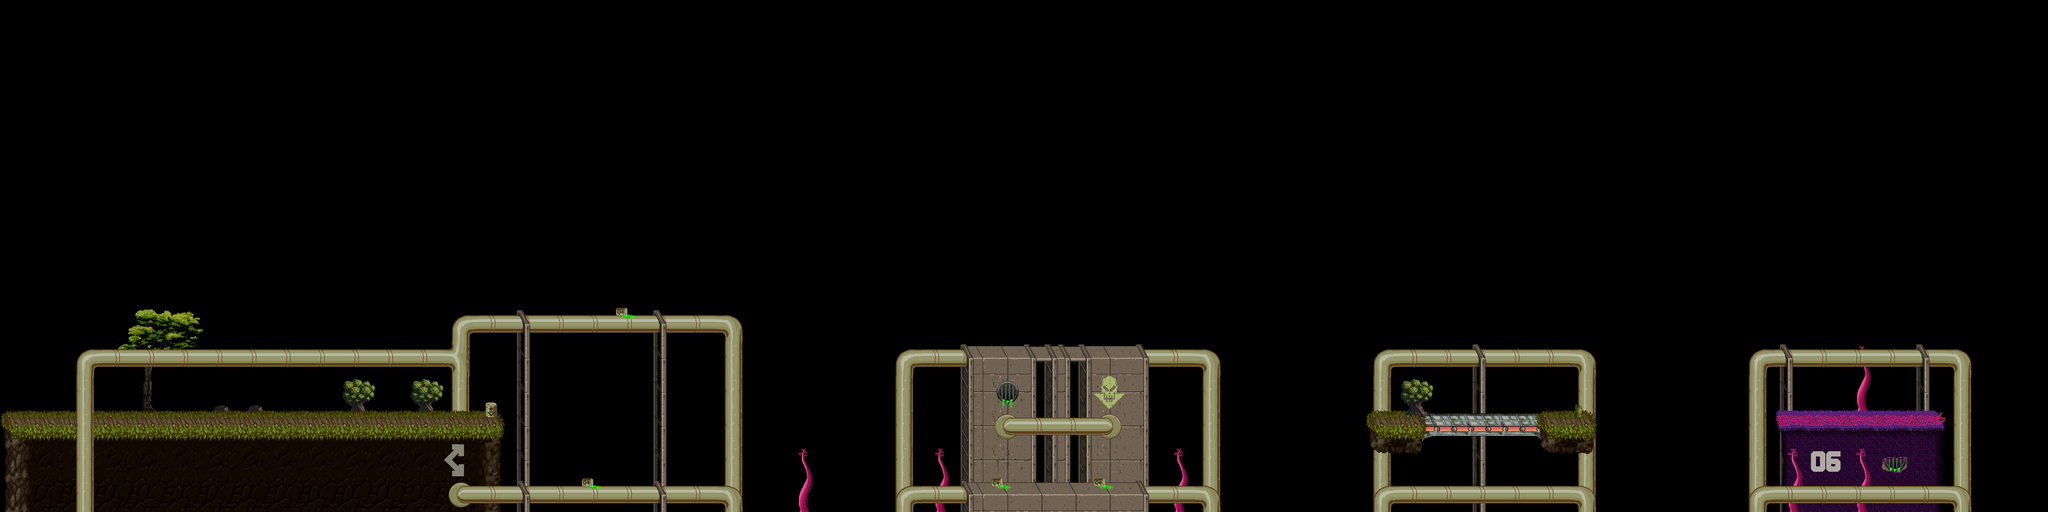

This is a level from a 2D game, rendered from its Tiled map with the project's own tilesets. A one-line summary and the map file follow, with tile-layer data summarised:
An orthogonal 60x15 tile map with 128x128 px tiles, 9 tile layers (Background2, Background, Decal, Decal2, ...).

<map version="1.0" orientation="orthogonal" width="60" height="15" tilewidth="128" tileheight="128">
 <tileset firstgid="1" name="tiles_aubrey" tilewidth="128" tileheight="128">
  <image source="tiles_aubrey.png" width="2048" height="2048" />
 </tileset>
 <layer name="Background2" width="60" height="15">
  <data>[900 cells, 2 non-empty, 1 distinct tile ids]</data>
 </layer>
 <layer name="Background" width="60" height="15">
  <data>[900 cells, 117 non-empty, 17 distinct tile ids]</data>
 </layer>
 <layer name="Decal" width="60" height="15">
  <data>[900 cells, 30 non-empty, 20 distinct tile ids]</data>
 </layer>
 <layer name="Decal2" width="60" height="15">
  <data>[900 cells, 1 non-empty, 1 distinct tile ids]</data>
 </layer>
 <layer name="CollisionTop" width="60" height="15">
  <data>[900 cells, 113 non-empty, 22 distinct tile ids]</data>
 </layer>
 <layer name="CollisionBottom" width="60" height="15">
  <data>[900 cells, 0 non-empty, 0 distinct tile ids]</data>
 </layer>
 <layer name="Collision" width="60" height="15">
  <data>[900 cells, 0 non-empty, 0 distinct tile ids]</data>
 </layer>
 <layer name="Backdrop" width="60" height="15">
  <data>[900 cells, 10 non-empty, 7 distinct tile ids]</data>
 </layer>
 <layer name="Foreground" width="60" height="15">
  <data>[900 cells, 4 non-empty, 1 distinct tile ids]</data>
 </layer>
</map>
